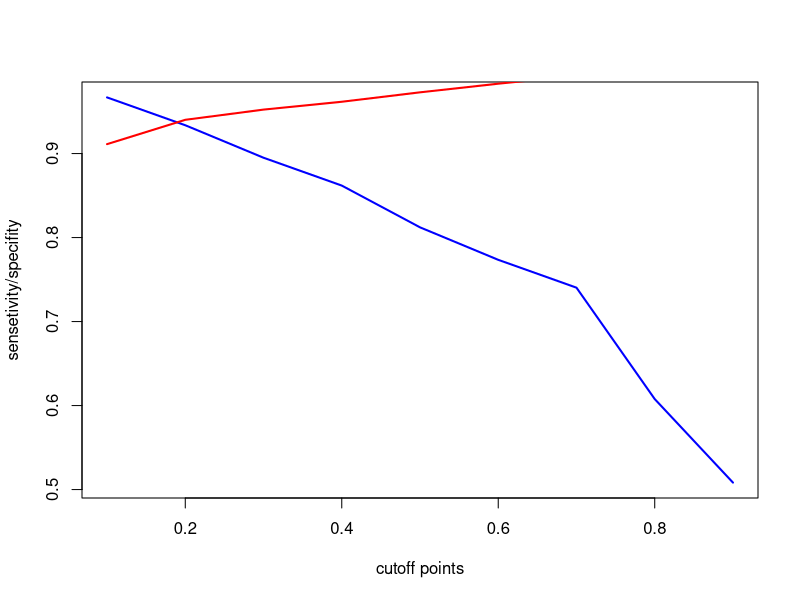

Write the R code that produced this figure. (Note: this script raises an error after producing the figure.)
##load data
setwd("/Users/tuo/Desktop/cpsc340/assignment3")
getwd()
train<- read.table("Assign3trainMissingValues.csv", sep = ",", header = TRUE)
test <- read.table("Assign3Test.csv", sep = ",", header = TRUE)
true <- read.table("Assign3TrueValues.csv", sep = ",", header = TRUE)
head(train)
head(test)
head(true)

##helper function
perf = function(cut, mod, y)
{
  yhat = (mod$fit>cut)
  w = which(y==1)
  sensitivity = mean( yhat[w] == 1 ) 
  specificity = mean( yhat[-w] == 0 ) 
  out = t(as.matrix(c(sensitivity, specificity)))
  colnames(out) = c("sensitivity", "specificity")
  return(out)
}

##part 1 
train.full <- train[complete.cases(train),]
MClean <- glm(default10yr ~ income + age + loan, data = train.full, family="binomial")

perf(0.2,MClean,train.full$default10yr)

sensetivity=c()
specifity=c()

for(i in seq(0.1, 0.9, by=0.1)){
  sensetivity <- c(sensetivity,perf(i,MClean,train.full$default10yr)[1])
  specifity <- c(specifity,perf(i,MClean,train.full$default10yr)[2])
}

#find the cutoff
plot(seq(0.1, 0.9, by=0.1), sensetivity , type="l", lty=1, col="blue", xlab="cutoff points", ylab="sensetivity/specifity", lwd=2)
lines(seq(0.1, 0.9, by=0.1),specifity, type="l", lty=1, col="red", lwd=2)


predictClean <- ifelse(predict(MClean, newdata=test,type="response")>0.2, 1, 0)
confusionmatrixClean <- table(predict1, test$default10yr)
confusionmatrixClean

##part2
train.NA <- train[!complete.cases(train),]
RIncome <- lm(loan ~ income, data = train.full)
RAge <- lm(loan ~ age, data = train.full)
RBoth <- lm(loan ~ income + age, data = train.full)

predictionIncome <- predict(RIncome,interval="prediction",newdata=train.NA)
predictionAge <- predict(RAge,interval="prediction",newdata=train.NA)
predictionBoth <- predict(RBoth,interval="prediction",newdata=train.NA)
predictionIncome <- as.data.frame(predictionIncome)
predictionAge <- as.data.frame(predictionAge)
predictionBoth <- as.data.frame(predictionBoth)
errorIncome <- sum(((true$loan) - (predictionIncome$fit))^2)
errorIncome
errorAge <- sum(((true$loan) - (predictionAge$fit))^2)
errorAge
errorBoth <- sum(((true$loan) - (predictionBoth$fit))^2)
errorBoth

##part3
train.new <- within(train.NA, loan <- predictionIncome$fit)
train.final <- rbind(train.full, train.new)

MIncome <- glm(default10yr ~ income + loan, data = train.final, family="binomial")
perf(0.16,MIncome,train.final$default10yr)
sensetivity=c()
specifity=c()
for(i in seq(0.1, 0.9, by=0.1)){
  sensetivity <- c(sensetivity,perf(i,MIncome,train.final$default10yr)[1])
  specifity <- c(specifity,perf(i,MIncome,train.final$default10yr)[2])
}
#find the cutoff
plot(seq(0.1, 0.9, by=0.1), sensetivity , type="l", lty=1, col="blue", xlab="cutoff points", ylab="sensetivity/specifity", lwd=2)
lines(seq(0.1, 0.9, by=0.1),specifity, type="l", lty=1, col="red", lwd=2)


MAge <- glm(default10yr ~ age + loan, data = train.final, family="binomial")
perf(0.175,MAge,train.final$default10yr)
sensetivity=c()
specifity=c()
for(i in seq(0.1, 0.9, by=0.1)){
  sensetivity <- c(sensetivity,perf(i,MAge,train.final$default10yr)[1])
  specifity <- c(specifity,perf(i,MAge,train.final$default10yr)[2])
}
#find the cutoff
plot(seq(0.1, 0.9, by=0.1), sensetivity , type="l", lty=1, col="blue", xlab="cutoff points", ylab="sensetivity/specifity", lwd=2)
lines(seq(0.1, 0.9, by=0.1),specifity, type="l", lty=1, col="red", lwd=2)


MBoth <- glm(default10yr ~ income + age + loan, data = train.final, family="binomial")
perf(0.18,MBoth,train.final$default10yr)
sensetivity=c()
specifity=c()
for(i in seq(0.1, 0.9, by=0.1)){
  sensetivity <- c(sensetivity,perf(i,MBoth,train.final$default10yr)[1])
  specifity <- c(specifity,perf(i,MBoth,train.final$default10yr)[2])
}
#find the cutoff
plot(seq(0.1, 0.9, by=0.1), sensetivity , type="l", lty=1, col="blue", xlab="cutoff points", ylab="sensetivity/specifity", lwd=2)
lines(seq(0.1, 0.9, by=0.1),specifity, type="l", lty=1, col="red", lwd=2)



predictIncome <- ifelse(predict(MIncome, newdata=test,type="response")>0.16, 1, 0)
confusionmatrixIncome <- table(predictIncome, test$default10yr)
confusionmatrixIncome

predictAge <- ifelse(predict(MAge, newdata=test,type="response")>0.175, 1, 0)
confusionmatrixAge <- table(predictAge, test$default10yr)
confusionmatrixAge

predictBoth <- ifelse(predict(MAge, newdata=test,type="response")>0.18, 1, 0)
confusionmatrixBoth <- table(predictBoth, test$default10yr)
confusionmatrixBoth
